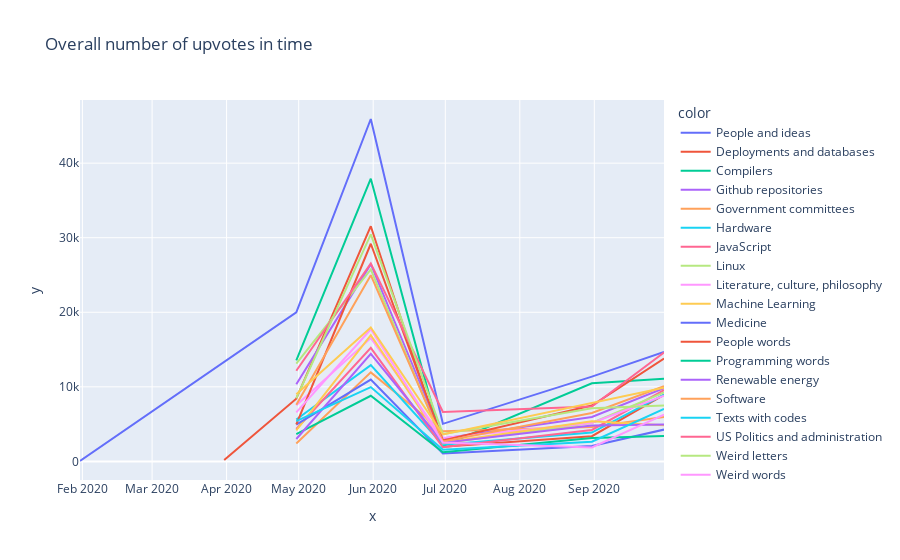

The cell this chart's notebook holds for it:
### Code cell
plot_data = df.groupby([pd.Grouper(key = 'time', freq = 'M'), 'topic'])['score'].sum().reset_index()

fig = px.line(
    x = plot_data['time'],
    y = plot_data['score'],
    color = plot_data['topic'],
    title = 'Overall number of upvotes in time'
)

fig.show()

### Figure 1 — Plotly figure (JSON) as saved in the notebook; plotly's stock layout.template omitted (floating-point values rounded to 4 significant figures)
{"data": [{"hovertemplate": "color=People and ideas<br>x=%{x}<br>y=%{y}<extra></extra>", "legendgroup": "People and ideas", "line": {"color": "#636efa", "dash": "solid"}, "mode": "lines", "name": "People and ideas", "showlegend": true, "type": "scatter", "x": ["2020-01-31T00:00:00", "2020-04-30T00:00:00", "2020-05-31T00:00:00", "2020-06-30T00:00:00", "2020-08-31T00:00:00", "2020-09-30T00:00:00"], "xaxis": "x", "y": [52, 19981, 45921, 5037, 11374, 14675], "yaxis": "y"}, {"hovertemplate": "color=Deployments and databases<br>x=%{x}<br>y=%{y}<extra></extra>", "legendgroup": "Deployments and databases", "line": {"color": "#EF553B", "dash": "solid"}, "mode": "lines", "name": "Deployments and databases", "showlegend": true, "type": "scatter", "x": ["2020-03-31T00:00:00", "2020-04-30T00:00:00", "2020-05-31T00:00:00", "2020-06-30T00:00:00", "2020-08-31T00:00:00", "2020-09-30T00:00:00"], "xaxis": "x", "y": [190, 8402, 31543, 1967, 3376, 8909], "yaxis": "y"}, {"hovertemplate": "color=Compilers<br>x=%{x}<br>y=%{y}<extra></extra>", "legendgroup": "Compilers", "line": {"color": "#00cc96", "dash": "solid"}, "mode": "lines", "name": "Compilers", "showlegend": true, "type": "scatter", "x": ["2020-04-30T00:00:00", "2020-05-31T00:00:00", "2020-06-30T00:00:00", "2020-08-31T00:00:00", "2020-09-30T00:00:00"], "xaxis": "x", "y": [13540, 37919, 2084, 10483, 11071], "yaxis": "y"}, {"hovertemplate": "color=Github repositories<br>x=%{x}<br>y=%{y}<extra></extra>", "legendgroup": "Github repositories", "line": {"color": "#ab63fa", "dash": "solid"}, "mode": "lines", "name": "Github repositories", "showlegend": true, "type": "scatter", "x": ["2020-04-30T00:00:00", "2020-05-31T00:00:00", "2020-06-30T00:00:00", "2020-08-31T00:00:00", "2020-09-30T00:00:00"], "xaxis": "x", "y": [10343, 26460, 3068, 5958, 9819], "yaxis": "y"}, {"hovertemplate": "color=Government committees<br>x=%{x}<br>y=%{y}<extra></extra>", "legendgroup": "Government committees", "line": {"color": "#FFA15A", "dash": "solid"}, "mode": "lines", "name": "Government committees", "showlegend": true, "type": "scatter", "x": ["2020-04-30T00:00:00", "2020-05-31T00:00:00", "2020-06-30T00:00:00", "2020-08-31T00:00:00", "2020-09-30T00:00:00"], "xaxis": "x", "y": [2405, 11940, 4028, 4615, 5966], "yaxis": "y"}, {"hovertemplate": "color=Hardware<br>x=%{x}<br>y=%{y}<extra></extra>", "legendgroup": "Hardware", "line": {"color": "#19d3f3", "dash": "solid"}, "mode": "lines", "name": "Hardware", "showlegend": true, "type": "scatter", "x": ["2020-04-30T00:00:00", "2020-05-31T00:00:00", "2020-06-30T00:00:00", "2020-08-31T00:00:00", "2020-09-30T00:00:00"], "xaxis": "x", "y": [5618, 12901, 2229, 3864, 8965], "yaxis": "y"}, {"hovertemplate": "color=JavaScript<br>x=%{x}<br>y=%{y}<extra></extra>", "legendgroup": "JavaScript", "line": {"color": "#FF6692", "dash": "solid"}, "mode": "lines", "name": "JavaScript", "showlegend": true, "type": "scatter", "x": ["2020-04-30T00:00:00", "2020-05-31T00:00:00", "2020-06-30T00:00:00", "2020-08-31T00:00:00", "2020-09-30T00:00:00"], "xaxis": "x", "y": [4342, 15218, 1900, 4215, 9571], "yaxis": "y"}, {"hovertemplate": "color=Linux<br>x=%{x}<br>y=%{y}<extra></extra>", "legendgroup": "Linux", "line": {"color": "#B6E880", "dash": "solid"}, "mode": "lines", "name": "Linux", "showlegend": true, "type": "scatter", "x": ["2020-04-30T00:00:00", "2020-05-31T00:00:00", "2020-06-30T00:00:00", "2020-08-31T00:00:00", "2020-09-30T00:00:00"], "xaxis": "x", "y": [13115, 25749, 2415, 5145, 9263], "yaxis": "y"}, {"hovertemplate": "color=Literature, culture, philosophy<br>x=%{x}<br>y=%{y}<extra></extra>", "legendgroup": "Literature, culture, philosophy", "line": {"color": "#FF97FF", "dash": "solid"}, "mode": "lines", "name": "Literature, culture, philosophy", "showlegend": true, "type": "scatter", "x": ["2020-04-30T00:00:00", "2020-05-31T00:00:00", "2020-06-30T00:00:00", "2020-08-31T00:00:00", "2020-09-30T00:00:00"], "xaxis": "x", "y": [7516, 16532, 3134, 5143, 8804], "yaxis": "y"}, {"hovertemplate": "color=Machine Learning<br>x=%{x}<br>y=%{y}<extra></extra>", "legendgroup": "Machine Learning", "line": {"color": "#FECB52", "dash": "solid"}, "mode": "lines", "name": "Machine Learning", "showlegend": true, "type": "scatter", "x": ["2020-04-30T00:00:00", "2020-05-31T00:00:00", "2020-06-30T00:00:00", "2020-08-31T00:00:00", "2020-09-30T00:00:00"], "xaxis": "x", "y": [4159, 16929, 2525, 5381, 4845], "yaxis": "y"}, {"hovertemplate": "color=Medicine<br>x=%{x}<br>y=%{y}<extra></extra>", "legendgroup": "Medicine", "line": {"color": "#636efa", "dash": "solid"}, "mode": "lines", "name": "Medicine", "showlegend": true, "type": "scatter", "x": ["2020-04-30T00:00:00", "2020-05-31T00:00:00", "2020-06-30T00:00:00", "2020-08-31T00:00:00", "2020-09-30T00:00:00"], "xaxis": "x", "y": [4930, 10965, 1054, 2078, 4263], "yaxis": "y"}, {"hovertemplate": "color=People words<br>x=%{x}<br>y=%{y}<extra></extra>", "legendgroup": "People words", "line": {"color": "#EF553B", "dash": "solid"}, "mode": "lines", "name": "People words", "showlegend": true, "type": "scatter", "x": ["2020-04-30T00:00:00", "2020-05-31T00:00:00", "2020-06-30T00:00:00", "2020-08-31T00:00:00", "2020-09-30T00:00:00"], "xaxis": "x", "y": [4977, 29190, 2812, 7490, 13796], "yaxis": "y"}, {"hovertemplate": "color=Programming words<br>x=%{x}<br>y=%{y}<extra></extra>", "legendgroup": "Programming words", "line": {"color": "#00cc96", "dash": "solid"}, "mode": "lines", "name": "Programming words", "showlegend": true, "type": "scatter", "x": ["2020-04-30T00:00:00", "2020-05-31T00:00:00", "2020-06-30T00:00:00", "2020-08-31T00:00:00", "2020-09-30T00:00:00"], "xaxis": "x", "y": [3671, 8805, 1215, 3139, 3396], "yaxis": "y"}, {"hovertemplate": "color=Renewable energy<br>x=%{x}<br>y=%{y}<extra></extra>", "legendgroup": "Renewable energy", "line": {"color": "#ab63fa", "dash": "solid"}, "mode": "lines", "name": "Renewable energy", "showlegend": true, "type": "scatter", "x": ["2020-04-30T00:00:00", "2020-05-31T00:00:00", "2020-06-30T00:00:00", "2020-08-31T00:00:00", "2020-09-30T00:00:00"], "xaxis": "x", "y": [2998, 14434, 2507, 4802, 4957], "yaxis": "y"}, {"hovertemplate": "color=Software<br>x=%{x}<br>y=%{y}<extra></extra>", "legendgroup": "Software", "line": {"color": "#FFA15A", "dash": "solid"}, "mode": "lines", "name": "Software", "showlegend": true, "type": "scatter", "x": ["2020-04-30T00:00:00", "2020-05-31T00:00:00", "2020-06-30T00:00:00", "2020-08-31T00:00:00", "2020-09-30T00:00:00"], "xaxis": "x", "y": [7589, 24978, 2682, 6483, 10090], "yaxis": "y"}, {"hovertemplate": "color=Texts with codes<br>x=%{x}<br>y=%{y}<extra></extra>", "legendgroup": "Texts with codes", "line": {"color": "#19d3f3", "dash": "solid"}, "mode": "lines", "name": "Texts with codes", "showlegend": true, "type": "scatter", "x": ["2020-04-30T00:00:00", "2020-05-31T00:00:00", "2020-06-30T00:00:00", "2020-08-31T00:00:00", "2020-09-30T00:00:00"], "xaxis": "x", "y": [5409, 9963, 1570, 2649, 7028], "yaxis": "y"}, {"hovertemplate": "color=US Politics and administration<br>x=%{x}<br>y=%{y}<extra></extra>", "legendgroup": "US Politics and administration", "line": {"color": "#FF6692", "dash": "solid"}, "mode": "lines", "name": "US Politics and administration", "showlegend": true, "type": "scatter", "x": ["2020-04-30T00:00:00", "2020-05-31T00:00:00", "2020-06-30T00:00:00", "2020-08-31T00:00:00", "2020-09-30T00:00:00"], "xaxis": "x", "y": [12163, 26553, 6630, 7353, 14612], "yaxis": "y"}, {"hovertemplate": "color=Weird letters<br>x=%{x}<br>y=%{y}<extra></extra>", "legendgroup": "Weird letters", "line": {"color": "#B6E880", "dash": "solid"}, "mode": "lines", "name": "Weird letters", "showlegend": true, "type": "scatter", "x": ["2020-04-30T00:00:00", "2020-05-31T00:00:00", "2020-06-30T00:00:00", "2020-08-31T00:00:00", "2020-09-30T00:00:00"], "xaxis": "x", "y": [8472, 30456, 3659, 7126, 7484], "yaxis": "y"}, {"hovertemplate": "color=Weird words<br>x=%{x}<br>y=%{y}<extra></extra>", "legendgroup": "Weird words", "line": {"color": "#FF97FF", "dash": "solid"}, "mode": "lines", "name": "Weird words", "showlegend": true, "type": "scatter", "x": ["2020-04-30T00:00:00", "2020-05-31T00:00:00", "2020-06-30T00:00:00", "2020-08-31T00:00:00", "2020-09-30T00:00:00"], "xaxis": "x", "y": [6573, 17725, 2536, 1874, 6274], "yaxis": "y"}, {"hovertemplate": "color=Wordpress<br>x=%{x}<br>y=%{y}<extra></extra>", "legendgroup": "Wordpress", "line": {"color": "#FECB52", "dash": "solid"}, "mode": "lines", "name": "Wordpress", "showlegend": true, "type": "scatter", "x": ["2020-04-30T00:00:00", "2020-05-31T00:00:00", "2020-06-30T00:00:00", "2020-08-31T00:00:00", "2020-09-30T00:00:00"], "xaxis": "x", "y": [8995, 17966, 3614, 7897, 9878], "yaxis": "y"}], "layout": {"legend": {"title": {"text": "color"}, "tracegroupgap": 0}, "title": {"text": "Overall number of upvotes in time"}, "xaxis": {"anchor": "y", "domain": [0, 1], "title": {"text": "x"}}, "yaxis": {"anchor": "x", "domain": [0, 1], "title": {"text": "y"}}}}
